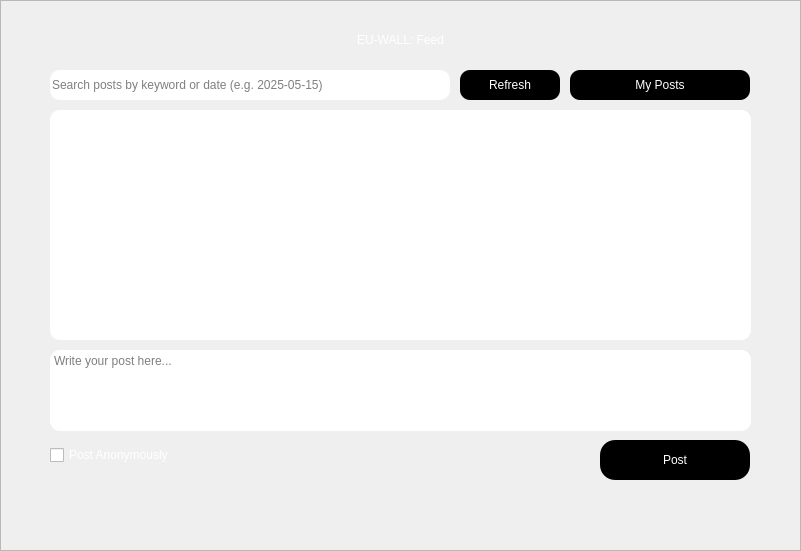
<?xml version="1.0" encoding="UTF-8"?>
<ui version="4.0">
 <class>MainDialog</class>
 <widget class="QDialog" name="MainDialog">
  <property name="geometry">
   <rect>
    <x>0</x>
    <y>0</y>
    <width>801</width>
    <height>551</height>
   </rect>
  </property>
  <property name="windowTitle">
   <string>EU-WALL Main</string>
  </property>
  <widget class="QFrame" name="mainFrame">
   <property name="geometry">
    <rect>
     <x>0</x>
     <y>0</y>
     <width>801</width>
     <height>551</height>
    </rect>
   </property>
   <property name="styleSheet">
    <string notr="true">QWidget#mainFrame {
background-color: qlineargradient(
    spread:reflect,
    x1:0, y1:0,
    x2:1, y2:1,
    stop:0 rgba(148, 4, 3, 255),
    stop:1 rgba(239, 174, 20, 255)
);}</string>
   </property>
   <property name="frameShape">
    <enum>QFrame::Shape::StyledPanel</enum>
   </property>
   <property name="frameShadow">
    <enum>QFrame::Shadow::Raised</enum>
   </property>
   <widget class="QLabel" name="mainTitle">
    <property name="geometry">
     <rect>
      <x>0</x>
      <y>10</y>
      <width>801</width>
      <height>60</height>
     </rect>
    </property>
    <property name="styleSheet">
     <string notr="true">font: 700 28pt &quot;Futura&quot;; color: white;</string>
    </property>
    <property name="text">
     <string>EU-WALL: Feed</string>
    </property>
    <property name="alignment">
     <set>Qt::AlignmentFlag::AlignCenter</set>
    </property>
   </widget>
   <widget class="QLineEdit" name="searchLineEdit">
    <property name="geometry">
     <rect>
      <x>50</x>
      <y>70</y>
      <width>400</width>
      <height>30</height>
     </rect>
    </property>
    <property name="styleSheet">
     <string notr="true">background-color: white; border-radius: 10px; font: 11pt &quot;Arial&quot;;</string>
    </property>
    <property name="placeholderText">
     <string>Search posts by keyword or date (e.g. 2025-05-15)</string>
    </property>
   </widget>
   <widget class="QPushButton" name="searchButton">
    <property name="geometry">
     <rect>
      <x>460</x>
      <y>70</y>
      <width>100</width>
      <height>30</height>
     </rect>
    </property>
    <property name="styleSheet">
     <string notr="true">color: white; background-color: black; border-radius: 10px; font: 11pt &quot;Arial&quot;;</string>
    </property>
    <property name="text">
     <string>Refresh</string>
    </property>
   </widget>
   <widget class="QPushButton" name="myPostsButton">
    <property name="geometry">
     <rect>
      <x>570</x>
      <y>70</y>
      <width>180</width>
      <height>30</height>
     </rect>
    </property>
    <property name="styleSheet">
     <string notr="true">color: white; background-color: black; border-radius: 10px; font: 11pt &quot;Arial&quot;;</string>
    </property>
    <property name="text">
     <string>My Posts</string>
    </property>
   </widget>
   <widget class="QListWidget" name="postListWidget">
    <property name="geometry">
     <rect>
      <x>50</x>
      <y>110</y>
      <width>701</width>
      <height>230</height>
     </rect>
    </property>
    <property name="styleSheet">
     <string notr="true">background-color: white; border-radius: 10px;</string>
    </property>
   </widget>
   <widget class="QTextEdit" name="newPostTextEdit">
    <property name="geometry">
     <rect>
      <x>50</x>
      <y>350</y>
      <width>701</width>
      <height>81</height>
     </rect>
    </property>
    <property name="styleSheet">
     <string notr="true">background-color: white; border-radius: 10px; font: 12pt &quot;Arial&quot;;</string>
    </property>
    <property name="placeholderText">
     <string>Write your post here...</string>
    </property>
   </widget>
   <widget class="QCheckBox" name="anonymousCheckBox">
    <property name="geometry">
     <rect>
      <x>50</x>
      <y>440</y>
      <width>180</width>
      <height>30</height>
     </rect>
    </property>
    <property name="styleSheet">
     <string notr="true">color: white; font: 12pt &quot;Arial&quot;;</string>
    </property>
    <property name="text">
     <string>Post Anonymously</string>
    </property>
   </widget>
   <widget class="QPushButton" name="postButton">
    <property name="geometry">
     <rect>
      <x>600</x>
      <y>440</y>
      <width>150</width>
      <height>40</height>
     </rect>
    </property>
    <property name="styleSheet">
     <string notr="true">color: white; background-color: black; border-radius: 15px; font: 14pt &quot;Arial&quot;;</string>
    </property>
    <property name="text">
     <string>Post</string>
    </property>
   </widget>
  </widget>
 </widget>
 <resources/>
 <connections/>
</ui>
